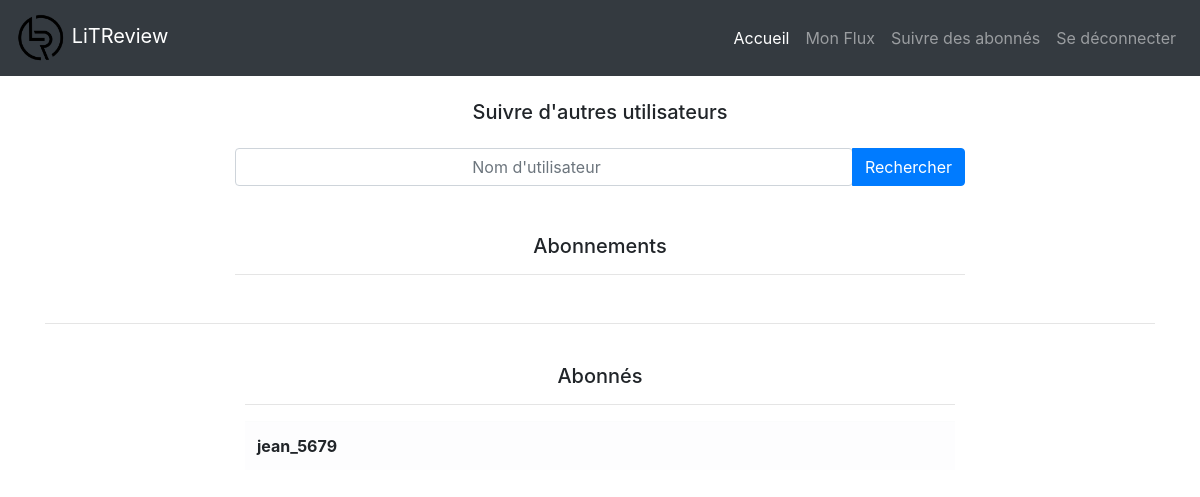
/follow_users/ (signed in), run on an earlier commit of the app's database.
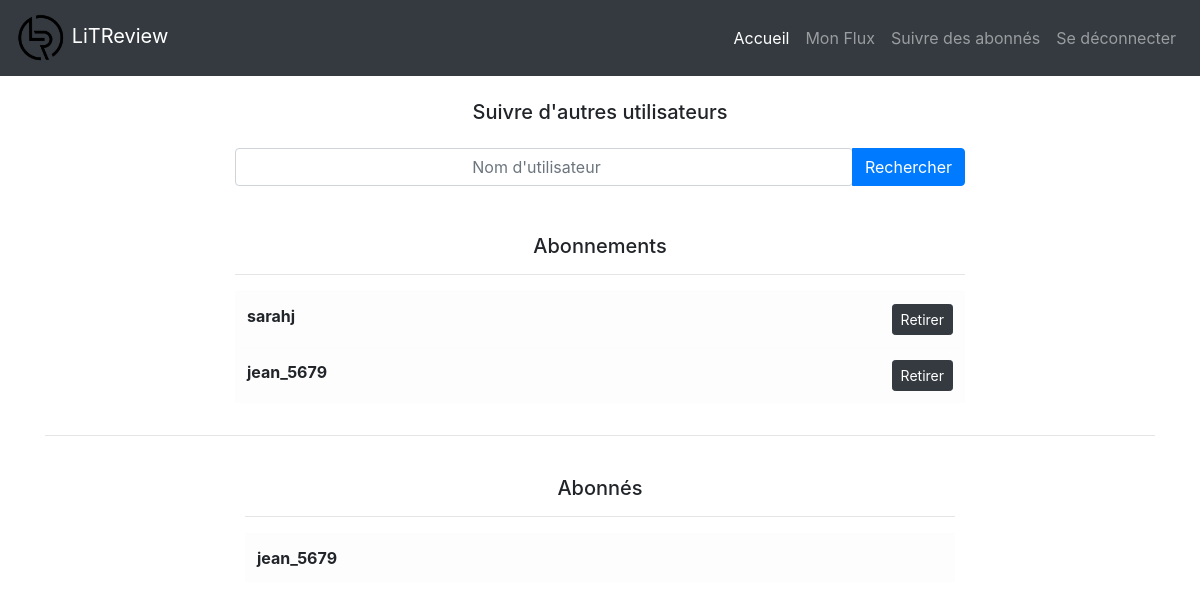
And on a later commit of the database.
### followers/models.py (models this page shows)
class UserFollows(models.Model):
    user = models.ForeignKey(
        to=settings.AUTH_USER_MODEL,
        on_delete=models.CASCADE,
        related_name="following")
    followed_user = models.ForeignKey(
        to=settings.AUTH_USER_MODEL,
        on_delete=models.CASCADE,
        related_name="followed_by")
    class Meta:
        unique_together = ("user", "followed_user")

### authentication/models.py (models this page shows)
class User(AbstractUser):
    pass

### followers/views.py (the view, shortened to what this page needs)
# urls.py: path("follow_users/", followers.follow_users, name="follow_users")
@login_required
def follow_users(request):
    unfollows = forms.UnfollowsForm()
    requested_user = request.POST.get("search")
    following_list = models.UserFollows.objects.filter(user=request.user)
    followed_by_list = models.UserFollows.objects.filter(followed_user=request.user)
    context = {
        "following_list": following_list,
        "followed_by_list": followed_by_list,
        "unfollows": unfollows
    }
    return render(request, "followers/follow_users.html", context=context)

### followers/forms.py
class UnfollowsForm(forms.Form):
    unfollows = forms.BooleanField(widget=forms.HiddenInput, initial=True)

### followers/templates/followers/follow_users.html (shortened to what this page needs)
{% extends "base.html" %}
{% load feeds_extras %}
{% block content %}
    <div class="container">
        <div class="row justify-content-center mt-4">
            <div class="col-8">
                <h5 style="text-align: center;">Suivre d'autres utilisateurs</h5>
                <form method="post">
                    <div class="input-group mt-4">
                        <input type="search" class="form-control rounded" name="search" style="text-align: center;" placeholder="Nom d'utilisateur" aria-label="Nom d'utilisateur"/>
                        <div class="input-group-append">
                            <button type="submit" class="btn btn-primary">Rechercher</button>
                        </div>
                    </div>
                </form>
            </div>
        </div>
    </div>
    <div class="container">
        <div class="row justify-content-center mt-5">
            <div class="col-8">
                <h5 style="text-align: center;">Abonnements</h5>
                <hr>
            </div>
        </div>
        <div class="row justify-content-center">
            <div class="col-8">
                <table class="table table-light table-hover">
                    <tbody>
                        {% for following in following_list %}
                            <tr>
                                <th class="col-md-6" style="text-align: left;" scope="row">{{ following.followed_user }}</th>
                                <td style="text-align: right;">
                                    <form method="post">
                                        <button class="btn btn-sm btn-dark" type="submit">Retirer</button>
                                    </form>
                                </td>
                            </tr>
                        {% endfor %}
                    </tbody>
                </table>
            </div>
        </div>
        <div class="row">
            <div class="col">
                <hr><br>
            </div>
        </div>
        <div class="container">
            <div class="row justify-content-center">
                <div class="col-8">
                    <h5 style="text-align: center;">Abonnés</h5>
                    <hr>
                </div>
            </div>
            <div class="row justify-content-center">
                <div class="col-8">
                    <table class="table table-light table-hover">
                        <tbody>
                            {% for followed_by in followed_by_list %}
                                <tr>
                                    <th class="col-md-6" style="text-align: left;" scope="row">{{ followed_by.user }}</th>
                                </tr>
                            {% endfor %}
                        </tbody>
                    </table>
                </div>
            </div>
{% endblock content %}

What changed in the data, as far as the page shows it:
added UserFollows: followed_user "sarahj", shown under "Abonnements"
added UserFollows: followed_user "jean_5679", shown under "Abonnements"
